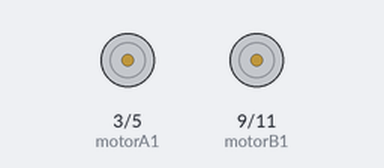
Simulated run of this sketch. Board: Arduino Uno, built with avr-gcc and run on an emulated ATmega328P. On the bench: motor-driver pin pairs drawn as motors (green arrow = first pin HIGH = forward, orange = second pin HIGH = backward, longer = more drive).

Above: at 1.0 s.
At 3.0 s:
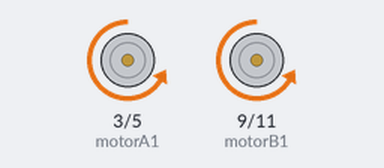
At 6.4 s:
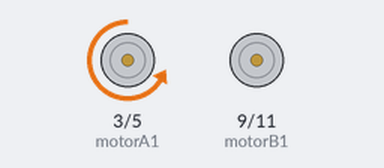
Timing chart, 0 to 11.4 s (numbered marks = the images above):
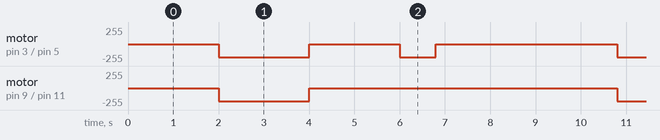

Measured:
- by itself, motor on pin 9 (motorB1) / pin 11 (motorB2): alternates backward 200/255 for 2.0 s and stopped for 6.8 s
- by itself, motor on pin 3 (motorA1) / pin 5 (motorA2): repeats every 8.8 s: stopped 2.0 s, backward 200/255 0.80 s, stopped 4.0 s, backward 200/255 2.0 s

The sketch:

motor3.ino
```cpp
int motorA1 = 3; //Entrada 3 del L293D
int motorA2 = 5; // Entrada 4 del l293d
int motorB1 = 9; //Entrada 2 del l293d
int motorB2 = 11; //Entrada 1 del l293d

void setup() {
  // put your setup code here, to run once:
  pinMode(motorA1, OUTPUT);
  pinMode(motorA2, OUTPUT);
  pinMode (motorB1, OUTPUT);
  pinMode (motorB2, OUTPUT);
}

void loop() {
  // put your main code here, to run repeatedly:
  //A2,B2 adelante
  //A1,B1 atras
  analogWrite (motorB2, 0);
  analogWrite  (motorA2,0);
  analogWrite  (motorA1,0);
  analogWrite  (motorB1, 0);
  delay(2000);
  analogWrite (motorA1, 0);
  analogWrite  (motorB1,0);
  analogWrite  (motorA2,200);
  analogWrite  (motorB2, 200);
  delay(2000);
  analogWrite  (motorB2, 0);
  analogWrite  (motorA2,0);
  analogWrite  (motorA1,0);
  analogWrite  (motorB1, 0);
  delay(2000);

  analogWrite (motorA1, 0);
  analogWrite  (motorB1,0);
  analogWrite  (motorA2,200);
  analogWrite  (motorB2, 0);
  delay(800);
  analogWrite (motorB2, 0);
  analogWrite  (motorA2,0);
  analogWrite  (motorA1,0);
  analogWrite  (motorB1, 0);
  delay(2000);

}
```
